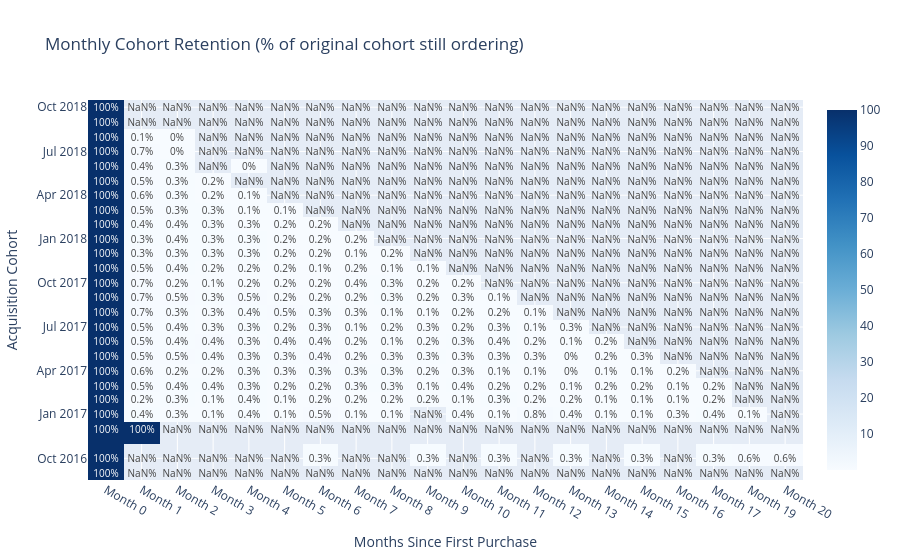

The code cell stored with this chart in its notebook:
### Code cell
fig2 = go.Figure(data=go.Heatmap(
    z=retention_pct.values,
    x=[f"Month {c}" for c in retention_pct.columns],
    y=[d.strftime("%Y-%m") for d in retention_pct.index],
    colorscale="Blues",
    text=retention_pct.round(1).values,
    texttemplate="%{text}%",
    hovertemplate="Cohort: %{y}<br>%{x}<br>Retention: %{z:.1f}%<extra></extra>",
))
fig2.update_layout(
    title="Monthly Cohort Retention (% of original cohort still ordering)",
    xaxis_title="Months Since First Purchase",
    yaxis_title="Acquisition Cohort",
)
fig2.show()

fig2.write_image("../images/cohort_heatmap.png", scale=2)

### Figure 1 — Plotly figure (JSON) as saved in the notebook; plotly's stock layout.template omitted (floating-point values rounded to 4 significant figures; data arrays with more than 128 entries replaced by an {"elided": "..."} marker saying what was removed)
{"data": [{"colorscale": [[0, "rgb(247,251,255)"], [0.125, "rgb(222,235,247)"], [0.25, "rgb(198,219,239)"], [0.375, "rgb(158,202,225)"], [0.5, "rgb(107,174,214)"], [0.625, "rgb(66,146,198)"], [0.75, "rgb(33,113,181)"], [0.875, "rgb(8,81,156)"], [1, "rgb(8,48,107)"]], "hovertemplate": "Cohort: %{y}<br>%{x}<br>Retention: %{z:.1f}%<extra></extra>", "text": {"elided": "25x20 float values"}, "texttemplate": "%{text}%", "type": "heatmap", "x": ["Month 0", "Month 1", "Month 2", "Month 3", "Month 4", "Month 5", "Month 6", "Month 7", "Month 8", "Month 9", "Month 10", "Month 11", "Month 12", "Month 13", "Month 14", "Month 15", "Month 16", "Month 17", "Month 19", "Month 20"], "y": ["2016-09", "2016-10", "2016-12", "2017-01", "2017-02", "2017-03", "2017-04", "2017-05", "2017-06", "2017-07", "2017-08", "2017-09", "2017-10", "2017-11", "2017-12", "2018-01", "2018-02", "2018-03", "2018-04", "2018-05", "2018-06", "2018-07", "2018-08", "2018-09", "2018-10"], "z": {"elided": "25x20 float values"}}], "layout": {"title": {"text": "Monthly Cohort Retention (% of original cohort still ordering)"}, "xaxis": {"title": {"text": "Months Since First Purchase"}}, "yaxis": {"title": {"text": "Acquisition Cohort"}}}}
